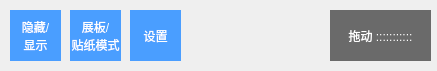
<?xml version="1.0" encoding="UTF-8"?>
<ui version="4.0">
 <class>Form</class>
 <widget class="QWidget" name="Form">
  <property name="geometry">
   <rect>
    <x>0</x>
    <y>0</y>
    <width>437</width>
    <height>71</height>
   </rect>
  </property>
  <property name="windowTitle">
   <string>Form</string>
  </property>
  <widget class="QPushButton" name="hide_btn">
   <property name="geometry">
    <rect>
     <x>10</x>
     <y>10</y>
     <width>51</width>
     <height>51</height>
    </rect>
   </property>
   <property name="cursor">
    <cursorShape>PointingHandCursor</cursorShape>
   </property>
   <property name="styleSheet">
    <string notr="true">background: #4a9eff;
color: white;
border: none;</string>
   </property>
   <property name="text">
    <string>隐藏/
显示</string>
   </property>
  </widget>
  <widget class="QPushButton" name="move_bar">
   <property name="geometry">
    <rect>
     <x>330</x>
     <y>10</y>
     <width>101</width>
     <height>51</height>
    </rect>
   </property>
   <property name="cursor">
    <cursorShape>SizeAllCursor</cursorShape>
   </property>
   <property name="styleSheet">
    <string notr="true">background: rgb(106, 106, 106);
color: white;
border: none;</string>
   </property>
   <property name="text">
    <string>拖动 :::::::::::</string>
   </property>
  </widget>
  <widget class="QPushButton" name="boardmode_btn">
   <property name="geometry">
    <rect>
     <x>70</x>
     <y>10</y>
     <width>51</width>
     <height>51</height>
    </rect>
   </property>
   <property name="cursor">
    <cursorShape>PointingHandCursor</cursorShape>
   </property>
   <property name="styleSheet">
    <string notr="true">background: #4a9eff;
color: white;
border: none;</string>
   </property>
   <property name="text">
    <string>展板/
贴纸模式</string>
   </property>
  </widget>
  <widget class="QPushButton" name="setting_btn">
   <property name="geometry">
    <rect>
     <x>130</x>
     <y>10</y>
     <width>51</width>
     <height>51</height>
    </rect>
   </property>
   <property name="cursor">
    <cursorShape>PointingHandCursor</cursorShape>
   </property>
   <property name="styleSheet">
    <string notr="true">background: #4a9eff;
color: white;
border: none;</string>
   </property>
   <property name="text">
    <string>设置</string>
   </property>
  </widget>
 </widget>
 <resources/>
 <connections/>
</ui>
